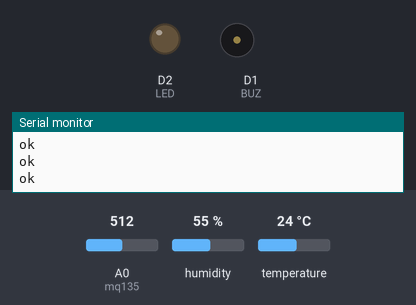
The sketch below on a simulated ESP8266 (NodeMCU). Shown: output pins drawn as LEDs (lit = HIGH), buzzer (waves = sounding), the last lines printed to the serial monitor. Inputs (shaded band) come from the test bench; at power-on: A0 (mq135) = 512, humidity 55 %, temperature 24 °C. WiFi joins after 1.5 s; servers stay silent unless stated.

Above: at 2.8 s.
2.9 s: A0 (mq135) set to 599
4.4 s: A0 (mq135) set to 625
At 5.7 s:
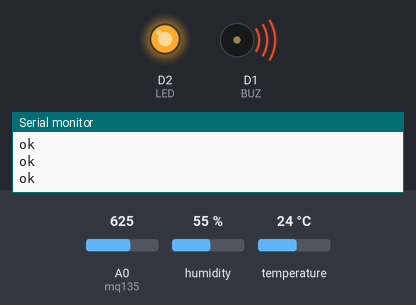
6.0 s: A0 (mq135) set to 600
At 7.1 s:
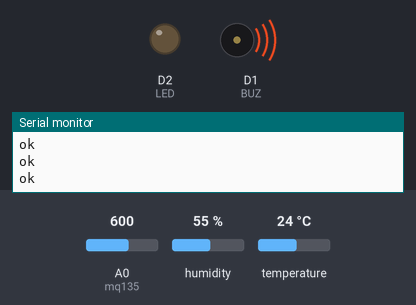
8.0 s: A0 (mq135) set to 620
At 8.8 s:
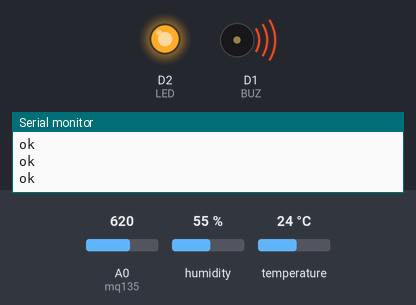
9.5 s: A0 (mq135) set to 511
At 11.2 s:
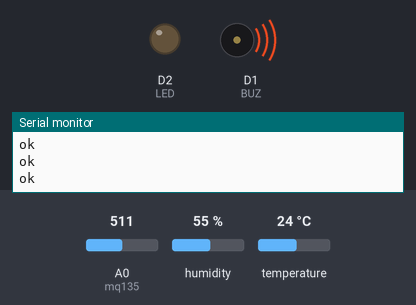
Timing chart, 0 to 12.5 s (numbered marks = the images above; inputs shaded):
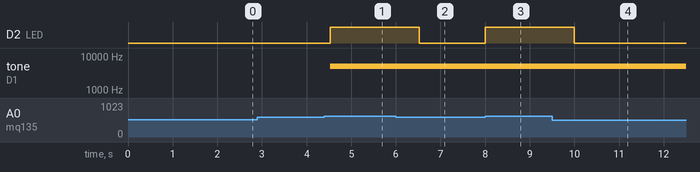

The sketch:

MQ135.ino
```cpp
#include <FirebaseESP8266.h>
#include <ESP8266WiFi.h>
#include <DHT.h>
#include <BlynkSimpleEsp8266.h>
BlynkTimer timer;

#define DHTPIN D4
#define DHTTYPE DHT11
DHT dht11(DHTPIN, DHTTYPE);

const int BUZ = 5;  //buzzer to nodemcu D1 (GPIO-5)
const int LED = 4;  //LED to nodemcu D2 (GPIO-4)
int mq135 = A0;     //smoke sensor is connected with the analog pin A0
int data = 0;

void sensorData()
{
  data = analogRead(mq135);           //read A0 pin of NodeMCU
  //Blynk.virtualWrite(V2,data);        //virtual pin V2

  if (data > 610)                     //trigger buzzer if if smoke sensor value is greate than 610
  {
      tone(BUZ,5000);                   // Send 1KHz sound signal…
      digitalWrite(LED,HIGH);
      delay(1000);                      // …for 1 sec
  }
  else
  {
    digitalWrite(LED,LOW);
    digitalWrite(BUZ,LOW);
  }
}

#define FIREBASE_HOST "helllllo-3e954-default-rtdb.firebaseio.com"
#define FIREBASE_AUTH "3e6n9vzLsuJdyNKFjH72eBZzTKNdbM6QRxycm2EE"

#define WIFI_SSID "NgaiVaCham"
#define WIFI_PASSWORD "0868122609"

FirebaseData firebaseData;

void setup(){
  Serial.begin(115200);

  dht11.begin();
  WiFi.begin( WIFI_SSID,  WIFI_PASSWORD);
  Serial.print("connecting");
  while(WiFi.status() != WL_CONNECTED){
    Serial.print(".");
    delay(400);
     timer.setInterval(1000L, sensorData);
   pinMode(BUZ, OUTPUT); // Set BUZ
  pinMode(LED, OUTPUT); // Set LED
  }
  Serial.println();
  Serial.print("ket noi voi IP: ");
  Serial.println(WiFi.localIP());
  Serial.println();
  Firebase.begin(FIREBASE_HOST,FIREBASE_AUTH);

  }
  void loop(){
  timer.run();
    float t = dht11.readTemperature();
    float h= dht11.readHumidity();

    if( isnan(t) || isnan(h)|| isnan(data)){
        Serial.println("dht11 dau nay");
        delay(1000);
        return;
    }

    Serial.print("nhietdo");
    Serial.print(t);
    Serial.println();
    Serial.print("doam");
    Serial.print(h);
    Serial.println();
     Serial.print("track_kk");
    Serial.print(data);
    Serial.println();

    if ( Firebase.setFloat(firebaseData,"/nhietdo" ,t))
    {   Serial.println("ok ");
    }else {
      Serial.println("fail");
      Serial.println("VL :"+firebaseData.errorReason());
      }
    if ( Firebase.setFloat(firebaseData,"/doam" ,h))
    {   Serial.println("ok ");
    }else {
      Serial.println("fail");
      Serial.println("VL :"+firebaseData.errorReason());
      }
      if ( Firebase.setFloat(firebaseData,"/track_kk" ,data))
    {   Serial.println("ok ");
    }else {
      Serial.println("fail");
      Serial.println("VL :"+firebaseData.errorReason());
      }
      delay(1000);

    }
```

Measured:
- the behaviour switches between 610 and 611 on A0 (mq135) (found by bisection; images 0 and 1)
- after the input at 4.4 s, D2 (LED): LOW → HIGH after 0.13 s; tone on D1 (BUZ): silent → 5000 Hz after 0.13 s
- after the input at 6.0 s, D2 (LED): HIGH → LOW after 0.53 s
- after the input at 8.0 s, D2 (LED): LOW → HIGH at once
- after the input at 9.5 s, D2 (LED): HIGH → LOW after 0.50 s
